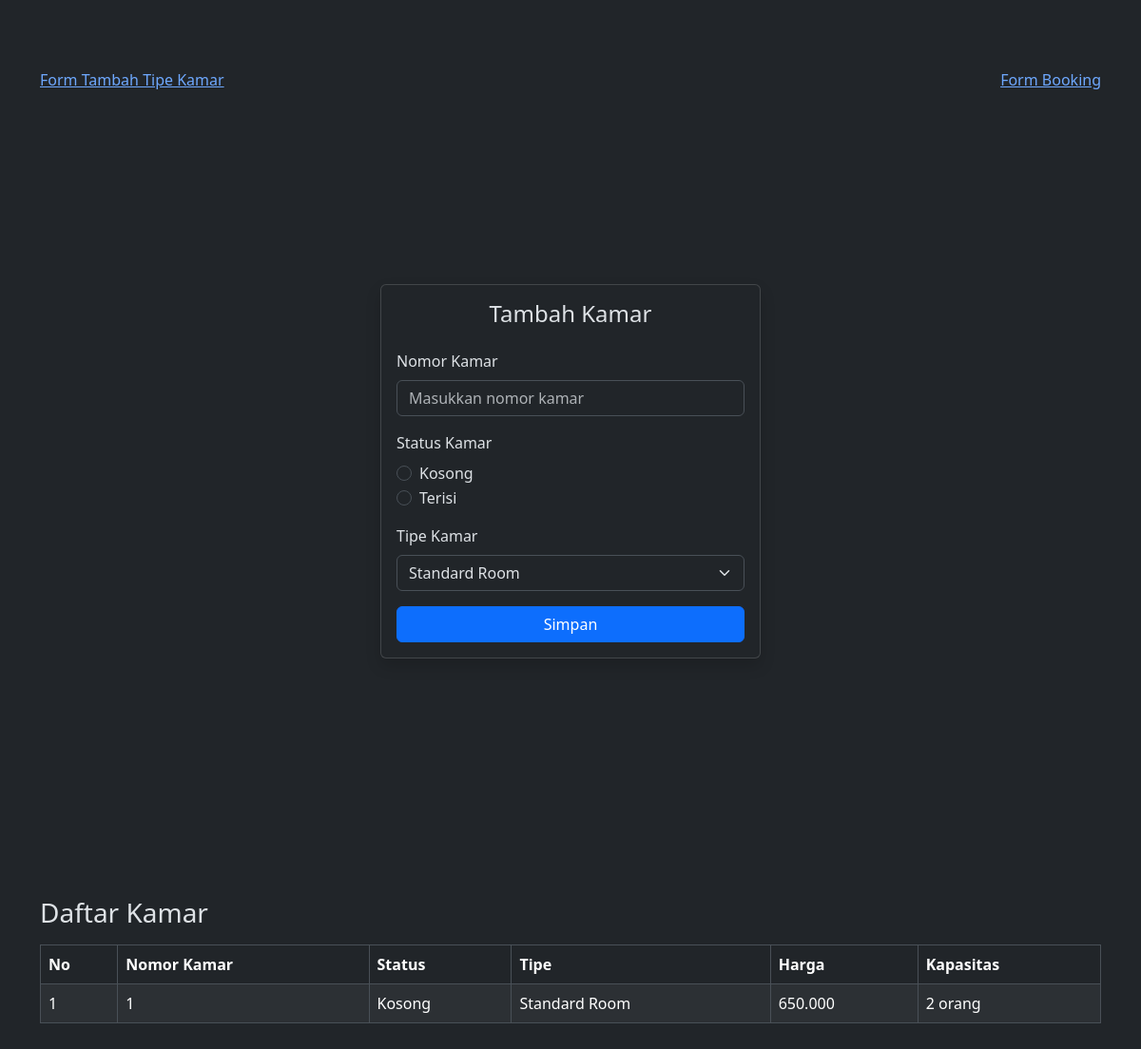
/AksiKamar.php (signed in), run on the app's committed database.
### tables this page shows
CREATE TABLE `kamar` (
  `id_kamar` int NOT NULL,
  `nomor_kamar` int NOT NULL,
  `status_kamar` tinyint(1) NOT NULL,
  `id_tipe` int NOT NULL
);

CREATE TABLE `tipe_kamar` (
  `id_tipe` int NOT NULL,
  `nama_tipe` varchar(100) NOT NULL,
  `deskripsi_tipe` text NOT NULL,
  `harga_tipe` decimal(10,0) NOT NULL,
  `kapasitas_tipe` int NOT NULL
);

### AksiKamar.php (the view, shortened to what this page needs)
<?php
require 'database.php';
require 'Form.php';
$tipeOptions = [];
$result = $conn->query("SELECT id_tipe, nama_tipe FROM tipe_kamar");
while ($row = $result->fetch_assoc()) {
    $tipeOptions[$row['id_tipe']] = $row['nama_tipe'];
}
$formKamar = new Form('AksiKamar.php', 'Tambah Kamar', 'Simpan');
$formKamar->addField("nomor_kamar", "Nomor Kamar", "text", ["placeholder" => "Masukkan nomor kamar"]);
$formKamar->addField("status_kamar", "Status Kamar", "radio", [
    "options" => [
        "0" => "Kosong",
        "1" => "Terisi"
    ]
]);
$formKamar->addField("id_tipe", "Tipe Kamar", "select", [
    "options" => $tipeOptions
]);
$daftarKamar = $conn->query("
    SELECT k.id_kamar, k.nomor_kamar, k.status_kamar, t.nama_tipe, t.harga_tipe, t.kapasitas_tipe
    FROM kamar k
    JOIN tipe_kamar t ON k.id_tipe = t.id_tipe
    ORDER BY k.id_kamar DESC
");
?>
<!DOCTYPE html>
<html data-bs-theme="dark">
<head>
    <link href="https://cdn.jsdelivr.net/npm/bootstrap@5.3.8/dist/css/bootstrap.min.css" rel="stylesheet">
</head>
<body>
<div class="container py-4">
    <div class="mt-5 d-flex justify-content-between">
        <a href="AksiTipe.php">Form Tambah Tipe Kamar</a>
        <a href="AksiBooking.php">Form Booking</a>
    </div>
    <?php $formKamar->displayForm(); ?>
    <h3 class="mt-5 mb-3">Daftar Kamar</h3>
    <table class="table table-striped table-bordered">
        <thead>
            <tr>
                <th>No</th>
                <th>Nomor Kamar</th>
                <th>Status</th>
                <th>Tipe</th>
                <th>Harga</th>
                <th>Kapasitas</th>
            </tr>
        </thead>
        <tbody>
            <?php
            $no = 1;
            while ($row = $daftarKamar->fetch_assoc()) {
                echo "<tr>";
                echo "<td>{$no}</td>";
                echo "<td>" . htmlspecialchars($row['nomor_kamar']) . "</td>";
                echo "<td>" . ($row['status_kamar'] ? "Terisi" : "Kosong") . "</td>";
                echo "<td>" . htmlspecialchars($row['nama_tipe']) . "</td>";
                echo "<td>" . number_format($row['harga_tipe'], 0, ',', '.') . "</td>";
                echo "<td>" . htmlspecialchars($row['kapasitas_tipe']) . " orang</td>";
                echo "</tr>";
                $no++;
            }
            ?>
        </tbody>
    </table>
</div>
</body>
</html>

### Form.php (shortened to what this page needs)
<?php
class Form
{
    public $fields = array();
    public $action;
    public $title = "";
    public $submit = "";
    public $jumField = 0;
    public function __construct($action, $title, $submit)
    {
        $this->action = $action;
        $this->title = $title;
        $this->submit = $submit;
    }
    public function addField($name, $label, $type = 'text', $options = [])
    {
        $this->fields[$this->jumField] = [
            'name'      => $name,
            'label'     => $label,
            'type'      => $type,
            'value'     => $options['value'] ?? '',
            'placeholder' => $options['placeholder'] ?? '',
            'options'   => $options['options'] ?? [],
            'checked'   => $options['checked'] ?? false,
        ];
        $this->jumField++;
    }
    public function displayForm()
    {
        echo "<div class='container d-flex justify-content-center align-items-center' style='min-height:100vh;'>";
        echo "<div class='card shadow' style='max-width:400px; width:100%;'>";
        echo "<div class='card-body'>";
        echo "<h4 class='card-title mb-4 text-center'>" . htmlspecialchars($this->title, ENT_QUOTES, 'UTF-8') . "</h4>";
        echo "<form action='" . htmlspecialchars($this->action, ENT_QUOTES, 'UTF-8') . "' method='post'>";
        foreach ($this->fields as $field) {
            $name        = htmlspecialchars($field['name'], ENT_QUOTES, 'UTF-8');
            $label       = htmlspecialchars($field['label'], ENT_QUOTES, 'UTF-8');
            $type        = $field['type'];
            $value       = htmlspecialchars($field['value'], ENT_QUOTES, 'UTF-8');
            $placeholder = htmlspecialchars($field['placeholder'], ENT_QUOTES, 'UTF-8');
            $options     = $field['options'];
            echo "<div class='mb-3'>";
            echo "<label for='{$name}' class='form-label'>{$label}</label>";
            switch ($type) {
                case 'select':
                    echo "<select class='form-select' required id='{$name}' name='{$name}'>";
                    foreach ($options as $optValue => $optLabel) {
                        $selected = ($optValue == $value) ? ' selected' : '';
                        $optValueEsc = htmlspecialchars($optValue, ENT_QUOTES, 'UTF-8');
                        $optLabelEsc = htmlspecialchars($optLabel, ENT_QUOTES, 'UTF-8');
                        echo "<option value='{$optValueEsc}'{$selected}>{$optLabelEsc}</option>";
                    }
                    echo "</select>";
                    break;
                case 'radio':
                    foreach ($options as $optValue => $optLabel) {
                        $checkedAttr = ($optValue == $value) ? ' checked' : '';
                        $optValueEsc = htmlspecialchars($optValue, ENT_QUOTES, 'UTF-8');
                        $optLabelEsc = htmlspecialchars($optLabel, ENT_QUOTES, 'UTF-8');
                        echo "<div class='form-check'>";
                        echo "<input class='form-check-input' required type='radio' name='{$name}' id='{$name}_{$optValueEsc}' value='{$optValueEsc}'{$checkedAttr}>";
                        echo "<label class='form-check-label' for='{$name}_{$optValueEsc}'>{$optLabelEsc}</label>";
                        echo "</div>";
                    }
                    break;
                default:
                    $placeholderAttr = $placeholder ? " placeholder='{$placeholder}'" : '';
                    echo "<input type='{$type}' class='form-control' required id='{$name}' name='{$name}' value='{$value}'{$placeholderAttr}>";
                    break;
            }
            echo "</div>";
        }
        echo "<div class='d-grid'>";
        echo "<button type='submit' name='tombol' class='btn btn-primary'>" . htmlspecialchars($this->submit, ENT_QUOTES, 'UTF-8') . "</button>";
        echo "</div>";
        echo "</form>";
        echo "</div>";
        echo "</div>";
        echo "</div>";
    }
}

### data on the page
kamar: nomor_kamar "1", status_kamar "Kosong", id_tipe.nama_tipe "Standard Room", id_tipe.harga_tipe "650.000", id_tipe.kapasitas_tipe "2"

### other printed values
$this->title "Tambah Kamar"
$label "Nomor Kamar"
$label "Status Kamar"
$optLabelEsc "Kosong"
$optLabelEsc "Terisi"
$label "Tipe Kamar"
$this->submit "Simpan"
form field id_tipe "Standard Room"
